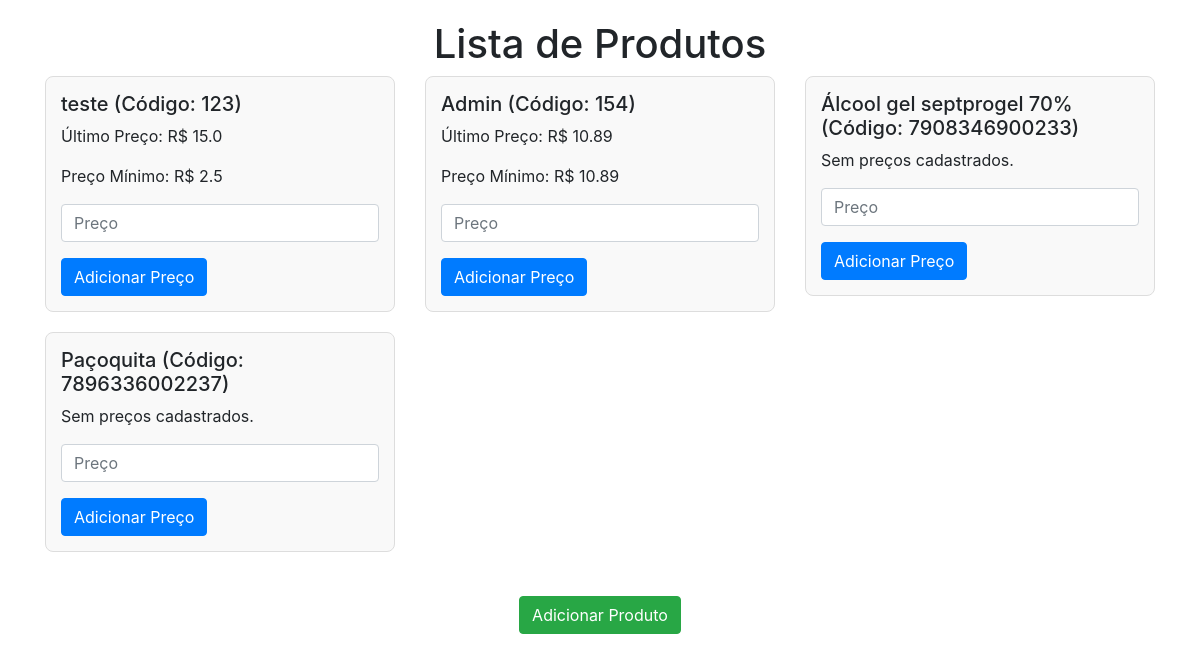
The page / on the database its author committed.
### models.py (models this page shows)
class Product(db.Model):
    id = db.Column(db.Integer, primary_key=True)
    name = db.Column(db.String(150), nullable=False)
    barcode = db.Column(db.String(100), unique=True, nullable=False)
    prices = db.relationship('Price', backref='product', lazy=True)

class Price(db.Model):
    id = db.Column(db.Integer, primary_key=True)
    product_id = db.Column(db.Integer, db.ForeignKey('product.id'), nullable=False)
    price = db.Column(db.Float, nullable=False)
    date = db.Column(db.DateTime, default=datetime.utcnow)

### app.py (the view)
@app.route('/')
def index():
    products = Product.query.all()
    for product in products:
        prices = Price.query.filter_by(product_id=product.id).order_by(Price.date).all()
        product.prices = prices  # Adiciona os preços ao objeto do produto
    return render_template('index.html', products=products)

### templates/index.html (shortened to what this page needs)
<!DOCTYPE html>
<html lang="pt-BR">
<head>
    <link rel="stylesheet" href="https://stackpath.bootstrapcdn.com/bootstrap/4.5.2/css/bootstrap.min.css">
</head>
<body>
    <div class="container">
        <h1 class="text-center">Lista de Produtos</h1>
        <div class="row">
            {% for product in products %}
                <div class="col-md-4">
                    <div class="product-card">
                        <h5>{{ product.name }} (Código: {{ product.barcode }})</h5>
                        <div>
                            {% set prices = product.prices %}
                            {% if prices %}
                                <p>Último Preço: R$ {{ prices[-1].price }}</p>
                                <p>Preço Mínimo: R$ {{ prices | map(attribute='price') | min }}</p>
                            {% else %}
                                <p>Sem preços cadastrados.</p>
                            {% endif %}
                            <form action="{{ url_for('add_price', product_id=product.id) }}" method="POST">
                                <div class="form-group">
                                    <input type="number" name="price" class="form-control" step="0.01" placeholder="Preço" required>
                                </div>
                                <button type="submit" class="btn btn-primary">Adicionar Preço</button>
                            </form>
                        </div>
                    </div>
                </div>
            {% endfor %}
        </div>
        <div class="text-center mt-4">
            <a href="{{ url_for('add_product') }}" class="btn btn-success">Adicionar Produto</a>
        </div>
    </div>
</body>
</html>

### templates/index.html (style rules this page uses)
body { padding: 20px; }
.product-card { margin-bottom: 20px; border: 1px solid #ddd; border-radius: 8px; padding: 15px; background-color: #f9f9f9; }

### rows shown on the page
Product: name "teste", barcode "123", prices "2.5"
Price: price "15.0"
Product: name "Admin", barcode "154", prices "10.89"
Price: price "10.89"
Product: name "Álcool gel septprogel 70%", barcode "7908346900233", shows "Sem preços cadastrados."
Product: name "Paçoquita", barcode "7896336002237", shows "Sem preços cadastrados."
